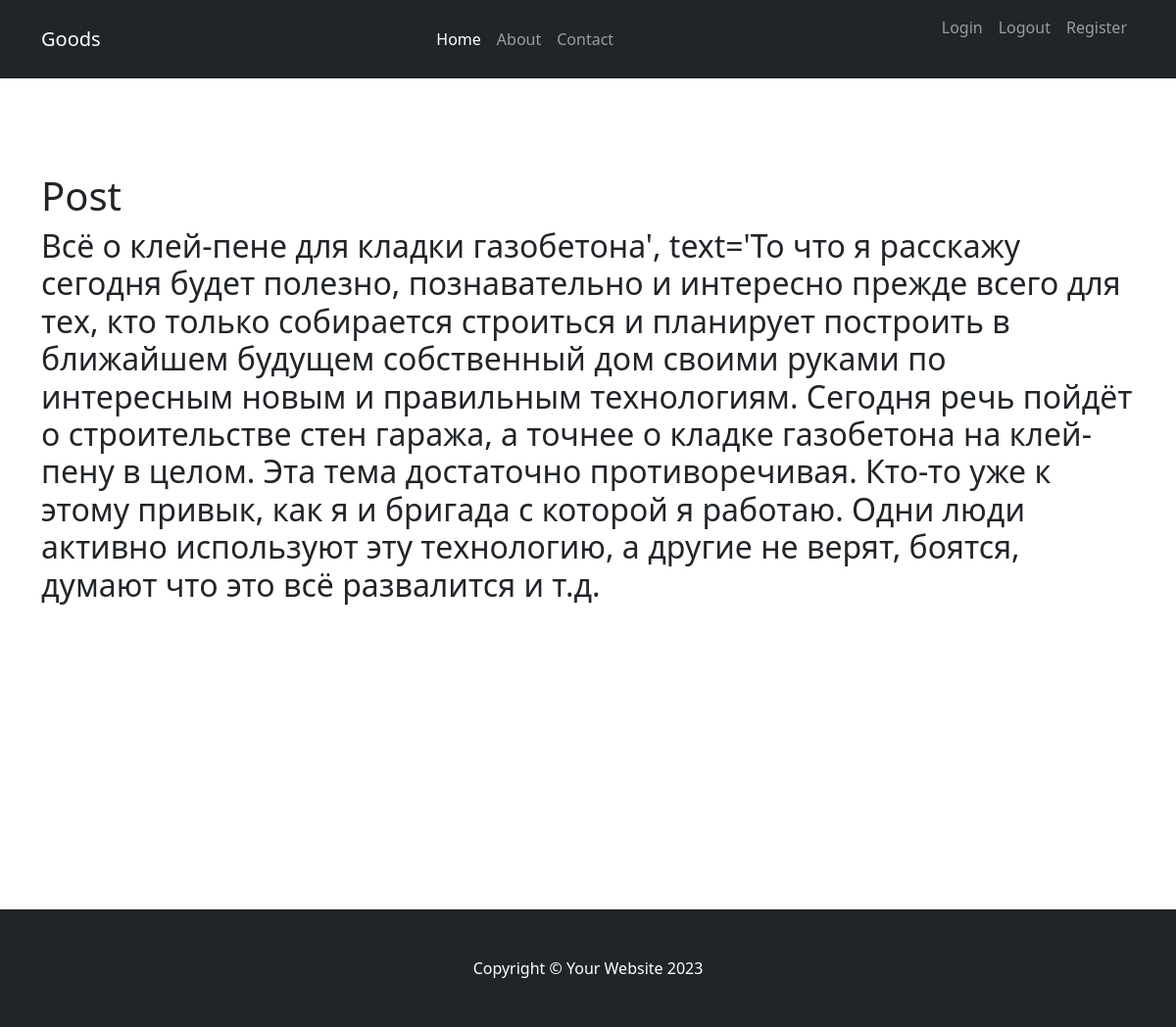
The page /posts/1 on the database as committed earlier.
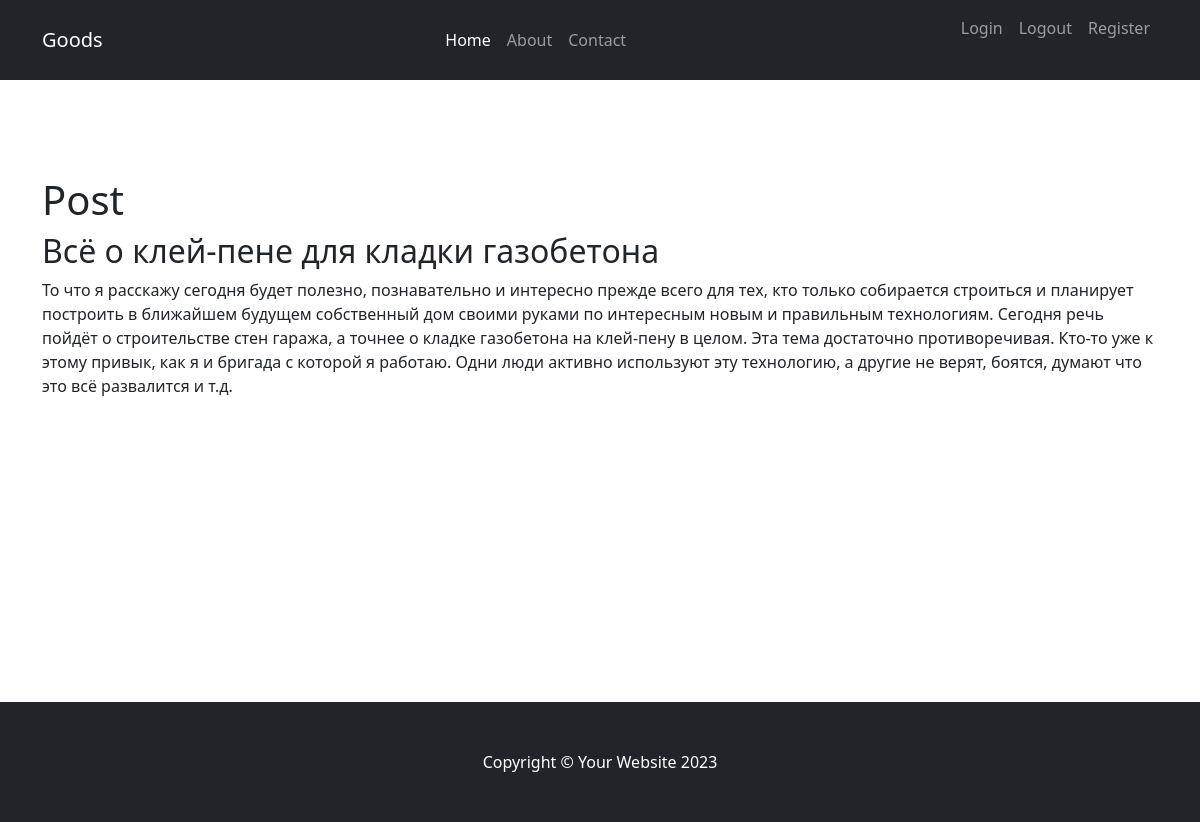
The same page on the database as committed later.
### newspaper/models.py (models this page shows, shortened)
class Post(models.Model):
    NEWS = 'NW'
    POST = 'PT'
    POSTS = [
        (NEWS, 'news'),
        (POST, 'post')
    ]
    author = models.ForeignKey(
        Author, on_delete=models.CASCADE, verbose_name='Автор')
    post_type = models.CharField(
        max_length=2, choices=POSTS, default=NEWS, verbose_name='Тип статьи')
    data_post_creation = models.DateTimeField(
        auto_now_add=True, verbose_name='Дата публикации')
    title = models.CharField(max_length=255, verbose_name='Заголовок')
    text = models.TextField()
    rating_post = models.IntegerField(default=0)
    category = models.ManyToManyField('Category', through='PostCategory')
    class Meta:
        verbose_name = 'Новость'
        verbose_name_plural = 'Новости'

### newspaper/views.py (the view)
# urls.py: path('<int:pk>', PostDetailView.as_view(), name='post_detail'),
class PostDetailView(DetailView):
    model = Post
    template_name = 'newspaper/post.html'
    context_object_name = 'post'

### newspaper/templates/newspaper/post.html (shortened to what this page needs)
{% extends 'layout/base.html' %}
{% block content %}
<h1>Post</h1>
<h2>{{ post.title }}</h2>
<p>
    {{ post.text }}
</p>
{% endblock content %}

### templates/layout/base.html (shortened to what this page needs)
<!DOCTYPE html>
{% load static %}
<html lang="en">
    <head>
        <link href="{% static 'css/styles.css' %}" rel="stylesheet" />
    </head>
    <body>
        {% include './parts/header.html' %}
        <section class="py-5">
            <div class="container my-5">
                <div class="row justify-content-center">
                    {% block content %}
                    {% endblock content %}
                </div>
            </div>
        </section>
        <section class="py-5">
        </section>
        {% include './parts/footer.html' %}
    </body>
</html>

### templates/layout/parts/header.html (shortened to what this page needs)
 <nav class="navbar navbar-expand-lg navbar-dark bg-dark">
    <div class="container">
        <a class="navbar-brand" href="/posts">Goods</a>
        <div class="collapse navbar-collapse" id="navbarSupportedContent">
            <ul class="navbar-nav ms-auto mb-2 mb-lg-0">
                <li class="nav-item"><a class="nav-link active" aria-current="page" href="/main">Home</a></li>
                <li class="nav-item"><a class="nav-link" href="/about">About</a></li>
                <li class="nav-item"><a class="nav-link" href="/contact">Contact</a></li>
            </ul>
            <ul class="navbar-nav ms-auto mb-2 mb-lg-0">
                <li class="nav-item"><a class="nav-link" href="/accounts/login/">Login</a>></li>
                <li class="nav-item"><a class="nav-link" href="/accounts/logout/">Logout</a>></li>
                <li class="nav-item"><a class="nav-link" href="/accounts/signup/">Register</a>></li>
            </ul>
        </div>
    </div>
</nav>

### templates/layout/parts/footer.html
<footer class="py-5 bg-dark">
    <div class="container"><p class="m-0 text-center text-white">Copyright &copy; Your Website 2023</p></div>
</footer>

Rows that differ between the two databases and show on the page:
changed Post: title "Всё о клей-пене для кладки газобетона', text='То что я расскажу сегодня будет полезно, познавательно и интересно прежде всего для тех, кто только собирается строиться и планирует построить в ближайшем будущем собственный дом своими руками по интересным новым и правильным технологиям. Сегодня речь пойдёт о строительстве стен гаража, а точнее о кладке газобетона на клей-пену в целом. Эта тема достаточно противоречивая. Кто-то уже к этому привык, как я и бригада с которой я работаю. Одни люди активно используют эту технологию, а другие не верят, боятся, думают что это всё развалится и т.д." → "Всё о клей-пене для кладки газобетона"; text (not shown) → "То что я расскажу сегодня будет полезно, познавательно и интересно прежде всего для тех, кто только собирается строиться и планирует построить в ближайшем будущем собственный дом своими руками по интересным новым и правильным технологиям. Сегодня речь пойдёт о строительстве стен гаража, а точнее о кладке газобетона на клей-пену в целом. Эта тема достаточно противоречивая. Кто-то уже к этому привык, как я и бригада с которой я работаю. Одни люди активно используют эту технологию, а другие не верят, боятся, думают что это всё развалится и т.д."
